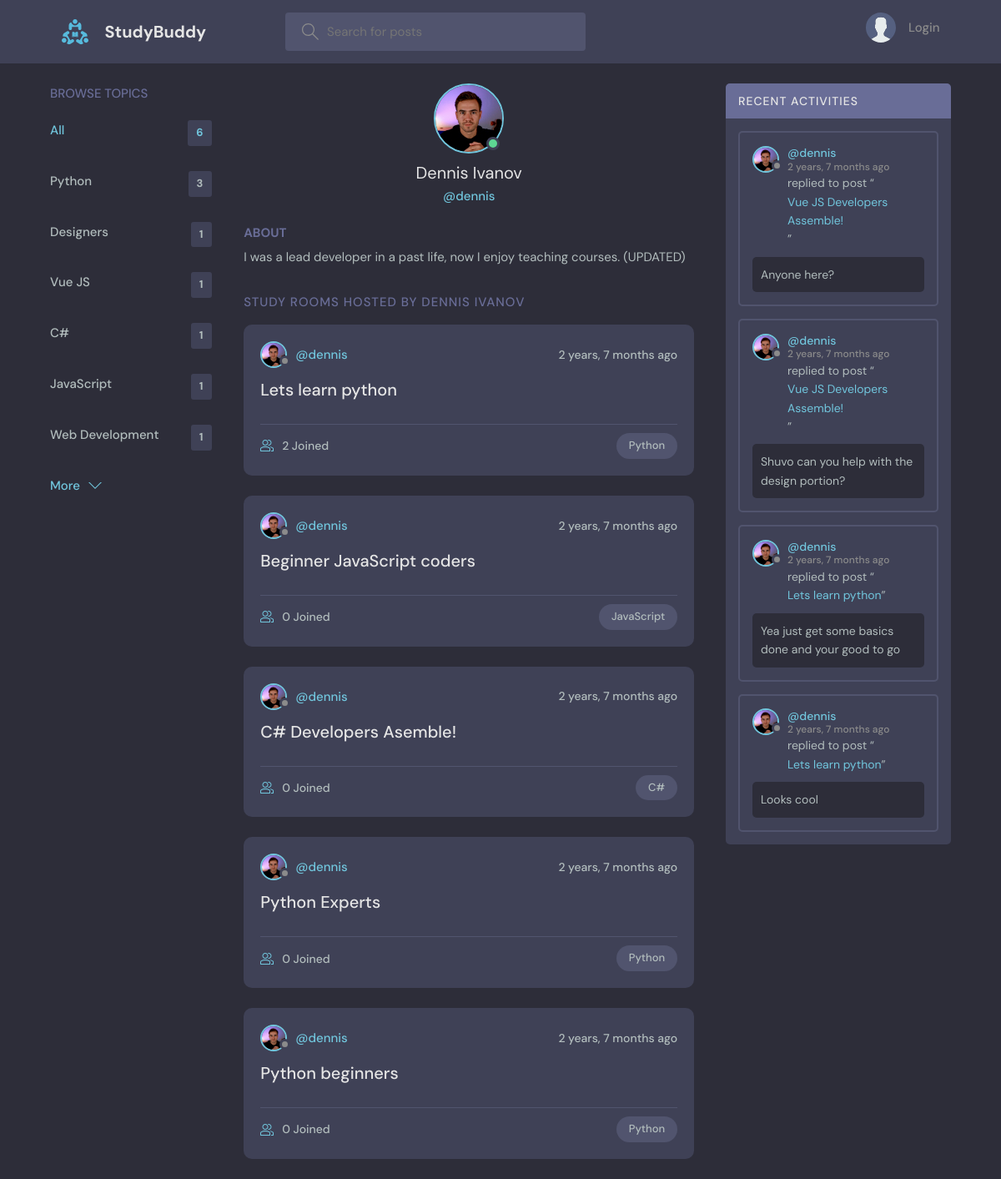
Page /profile/1/ on the committed database.
### base/models.py (models this page shows, shortened)
class Topic(models.Model):
    name = models.CharField(max_length=200)

class User(AbstractUser):
    name = models.CharField(max_length=200, null=True)
    email = models.EmailField(unique=True, null=True)
    bio = models.TextField(null=True)
    avatar = models.ImageField(null=True, default="avatar.svg")
    USERNAME_FIELD = 'email'
    REQUIRED_FIELDS = []

class Room(models.Model):
    host = models.ForeignKey(User, on_delete=models.SET_NULL, null=True)
    topic = models.ForeignKey(Topic, on_delete=models.SET_NULL, null=True)
    name = models.CharField(max_length=200)
    description = models.TextField(null=True, blank=True)
    participants = models.ManyToManyField(
        User, related_name='participants', blank=True)
    updated = models.DateTimeField(auto_now=True)
    created = models.DateTimeField(auto_now_add=True)
    class Meta:
        ordering = ['-updated', '-created']
    def __str__(self):
        return self.name

class Message(models.Model):
    user = models.ForeignKey(User, on_delete=models.CASCADE)
    room = models.ForeignKey(Room, on_delete=models.CASCADE)
    body = models.TextField()
    updated = models.DateTimeField(auto_now=True)
    created = models.DateTimeField(auto_now_add=True)
    class Meta:
        ordering = ['-updated', '-created']

### base/views.py (the view)
# urls.py: path('profile/<str:pk>/', views.userProfile, name="user-profile"),
def userProfile(request, pk):
    user = User.objects.get(id=pk)
    rooms = user.room_set.all()
    room_messages = user.message_set.all()
    topics = Topic.objects.all()
    context = {'user': user, 'rooms': rooms,
               'room_messages': room_messages, 'topics': topics}
    return render(request, 'base/profile.html', context)

### base/templates/base/profile.html (shortened to what this page needs)
{% extends 'main.html' %}
{% block content %}
<main class="profile-page layout layout--3">
  <div class="container">
    {% include 'base/topics_component.html' %}
    <div class="roomList">
      <div class="profile">
        <div class="profile__avatar">
          <div class="avatar avatar--large active">
            <img src="{{user.avatar.url}}" />
          </div>
        </div>
        <div class="profile__info">
          <h3>{{user.name}}</h3>
          <p>@{{user.username}}</p>
        </div>
        <div class="profile__about">
          <h3>About</h3>
          <p>
            {{user.bio}}
          </p>
        </div>
      </div>
      <div class="roomList__header">
        <div>
          <h2>Study Rooms Hosted by {{user.name}}</a>
          </h2>
        </div>
      </div>
      {% include 'base/feed_component.html' %}
    </div>
    {% include 'base/activity_component.html' %}
  </div>
</main>
{% endblock content %}

### templates/main.html (shortened to what this page needs)
<!DOCTYPE html>
{% load static %}
<html lang="en">
<head>
    <link rel="stylesheet" href="{% static 'styles/style.css' %}" />
</head>
<body>
    {% include 'navbar.html' %}
    {% block content %}
    {% endblock %}
</body>
</html>

### templates/navbar.html (shortened to what this page needs)
{% load static %}
<header class="header header--loggedIn">
    <div class="container">
        <a href="{% url 'home' %}" class="header__logo">
            <img src="{% static 'images/logo.svg' %}" />
            <h1>StudyBuddy</h1>
        </a>
        <form class="header__search" method="GET" action="{% url 'home' %}">
            <label>
                <input name="q" placeholder="Search for posts" />
            </label>
        </form>
        <nav class="header__menu">
            {% if request.user.is_authenticated %}
            <div class="header__user">
                <a href="{% url 'user-profile' request.user.id %}">
                    <div class="avatar avatar--medium active">
                        <img src="{{request.user.avatar.url}}" />
                    </div>
                    <p>{{request.user.name}} <span>@{{request.user.username}}</span></p>
                </a>
                <button class="dropdown-button">
                    <svg version="1.1" xmlns="http://www.w3.org/2000/svg" width="32" height="32" viewBox="0 0 32 32">
                        <title>chevron-down</title>
                        <path d="M16 21l-13-13h-3l16 16 16-16h-3l-13 13z"></path>
                    </svg>
                </button>
            </div>
            {% else %}
            <a href="{% url 'login' %}">
                <img src="{% static 'images/avatar.svg' %}" />
                <p>Login</p>
            </a>
            {% endif %}
        </nav>
    </div>
</header>

### base/templates/base/topics_component.html
<div class="topics">
    <div class="topics__header">
        <h2>Browse Topics</h2>
    </div>
    <ul class="topics__list">
        <li>
            <a href="{% url 'home' %}" class="active">All <span>{{topics.count}}</span></a>
        </li>
        {% for topic in topics %}
        <li>
            <a href="{% url 'home' %}?q={{topic.name}}">{{topic.name}}<span>{{topic.room_set.all.count}}</span></a>
        </li>
        {% endfor %}
    </ul>
    <a class="btn btn--link" href="{% url 'topics' %}">
        More
        <svg version="1.1" xmlns="http://www.w3.org/2000/svg" width="32" height="32" viewBox="0 0 32 32">
            <title>chevron-down</title>
            <path d="M16 21l-13-13h-3l16 16 16-16h-3l-13 13z"></path>
        </svg>
    </a>
</div>

### base/templates/base/feed_component.html (shortened to what this page needs)
{% for room in rooms %}
<div class="roomListRoom">
    <div class="roomListRoom__header">
        <a href="{% url 'user-profile' room.host.id %}" class="roomListRoom__author">
            <div class="avatar avatar--small">
                <img src="{{room.host.avatar.url}}" />
            </div>
            <span>@{{room.host.username}}</span>
        </a>
        <div class="roomListRoom__actions">
            <span>{{room.created|timesince}} ago</span>
        </div>
    </div>
    <div class="roomListRoom__content">
        <a href="{% url 'room' room.id %}">{{room.name}}</a>
    </div>
    <div class="roomListRoom__meta">
        <a href="{% url 'room' room.id %}" class="roomListRoom__joined">
            {{room.participants.all.count}} Joined
        </a>
        <p class="roomListRoom__topic">{{room.topic.name}}</p>
    </div>
</div>
{% endfor %}

### base/templates/base/activity_component.html (shortened to what this page needs)
<div class="activities">
    <div class="activities__header">
        <h2>Recent Activities</h2>
    </div>
    {% for message in room_messages %}
    <div class="activities__box">
        <div class="activities__boxHeader roomListRoom__header">
            <a href="{% url 'user-profile' message.user.id %}" class="roomListRoom__author">
                <div class="avatar avatar--small">
                    <img src="{{message.user.avatar.url}}" />
                </div>
                <p>
                    @{{message.user.username}}
                    <span>{{message.created|timesince}} ago</span>
                </p>
            </a>
        </div>
        <div class="activities__boxContent">
            <p>replied to post “<a href="{% url 'room' message.room.id %}">{{message.room}}</a>”</p>
            <div class="activities__boxRoomContent">{{message.body}}</div>
        </div>
    </div>
    {% endfor %}
</div>

### rows in the picture
Topic: name "Python", room_set.all.count "3"
Topic: name "Designers", room_set.all.count "1"
Topic: name "Vue JS", room_set.all.count "1"
Topic: name "C#", room_set.all.count "1"
Topic: name "JavaScript", room_set.all.count "1"
Topic: name "Web Development", room_set.all.count "1"
User: avatar (picture), name "Dennis Ivanov", username "dennis", bio "I was a lead developer in a past life, now I enjoy teaching courses. (UPDATED)", name "DENNIS IVANOV"
Room: host.avatar (picture), host.username "dennis", created "2 years, 7 months", name "Lets learn python", participants.all.count "2", topic.name "Python"
Room: host.avatar (picture), host.username "dennis", created "2 years, 7 months", name "Beginner JavaScript coders", participants.all.count "0", topic.name "JavaScript"
Room: host.avatar (picture), host.username "dennis", created "2 years, 7 months", name "C# Developers Asemble!", participants.all.count "0", topic.name "C#"
Room: host.avatar (picture), host.username "dennis", created "2 years, 7 months", name "Python Experts", participants.all.count "0", topic.name "Python"
Room: host.avatar (picture), host.username "dennis", created "2 years, 7 months", name "Python beginners", participants.all.count "0", topic.name "Python"
Message: user.avatar (picture), user.username "dennis", created "2 years, 7 months", room "Vue JS Developers Assemble!", body "Anyone here?"
Message: user.avatar (picture), user.username "dennis", created "2 years, 7 months", room "Vue JS Developers Assemble!", body "Shuvo can you help with the design portion?"
Message: user.avatar (picture), user.username "dennis", created "2 years, 7 months", room "Lets learn python", body "Yea just get some basics done and your good to go"
Message: user.avatar (picture), user.username "dennis", created "2 years, 7 months", room "Lets learn python", body "Looks cool"

### other values in the picture
{{ topics.count }} "6"
